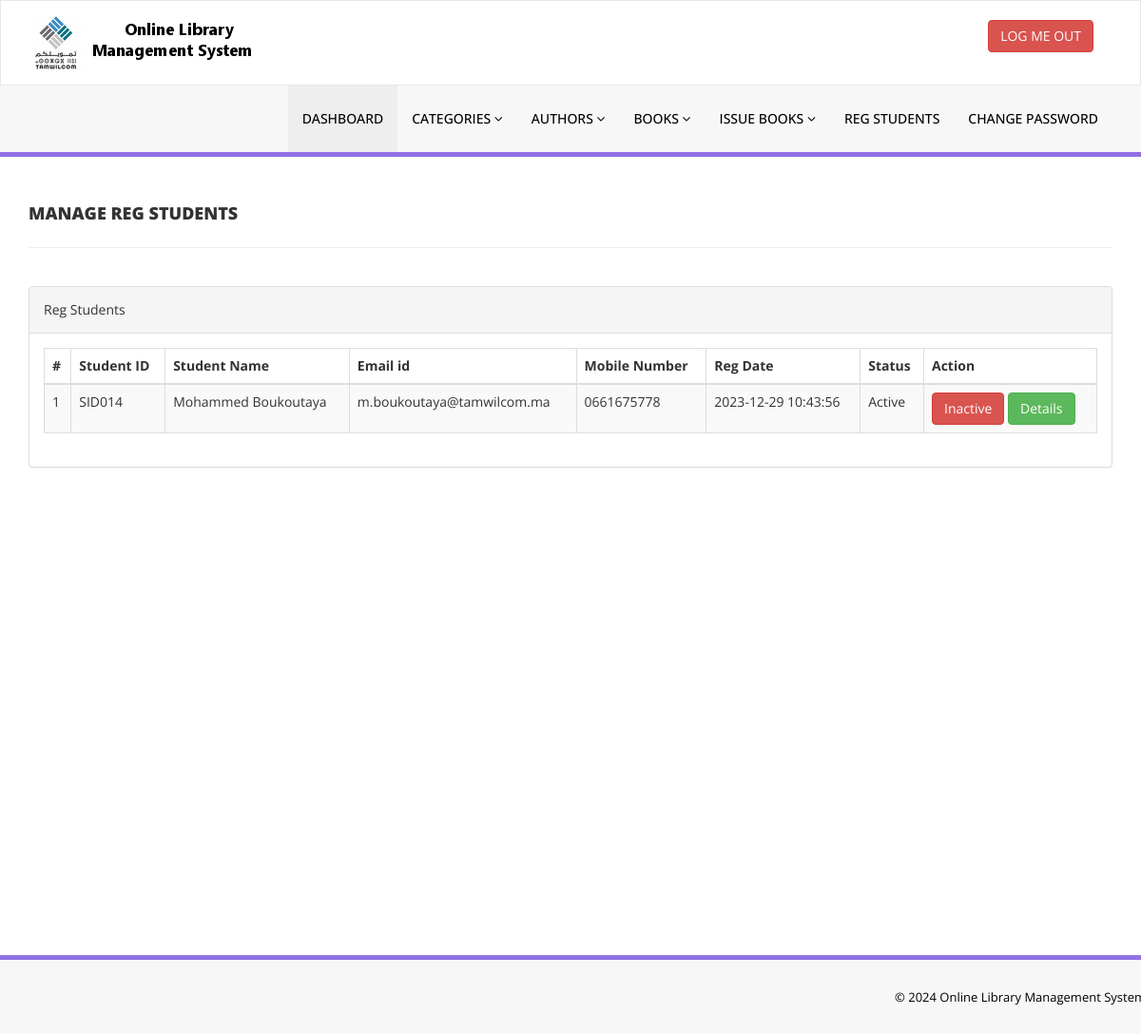
The page /library/admin/reg-students.php (signed in) on the database its author committed.
### tables this page shows
CREATE TABLE `tblstudents` (
  `id` int(11) NOT NULL,
  `StudentId` varchar(100) DEFAULT NULL,
  `FullName` varchar(120) DEFAULT NULL,
  `EmailId` varchar(120) DEFAULT NULL,
  `MobileNumber` char(11) DEFAULT NULL,
  `Password` varchar(120) DEFAULT NULL,
  `Status` int(1) DEFAULT NULL,
  `RegDate` timestamp NULL DEFAULT current_timestamp(),
  `UpdationDate` timestamp NULL DEFAULT NULL ON UPDATE current_timestamp()
);

### library/admin/reg-students.php (the view, shortened to what this page needs)
<?php
include('includes/config.php');
if(strlen($_SESSION['alogin'])==0)
    {
header('location:index.php');
}
else{
    ?>
<!DOCTYPE html>
<html xmlns="http://www.w3.org/1999/xhtml">
<head>
    <link href="assets/css/bootstrap.css" rel="stylesheet" />
    <link href="assets/css/font-awesome.css" rel="stylesheet" />
    <link href="assets/js/dataTables/dataTables.bootstrap.css" rel="stylesheet" />
    <link href="assets/css/style.css" rel="stylesheet" />
</head>
<body>
<?php include('includes/header.php');?>
    <div class="content-wrapper">
         <div class="container">
        <div class="row pad-botm">
            <div class="col-md-12">
                <h4 class="header-line">Manage Reg Students</h4>
    </div>
        </div>
            <div class="row">
                <div class="col-md-12">
                    <div class="panel panel-default">
                        <div class="panel-heading">
                          Reg Students
                        </div>
                        <div class="panel-body">
                            <div class="table-responsive">
                                <table class="table table-striped table-bordered table-hover" id="dataTables-example">
                                    <thead>
                                        <tr>
                                            <th>#</th>
                                            <th>Student ID</th>
                                            <th>Student Name</th>
                                            <th>Email id </th>
                                            <th>Mobile Number</th>
                                            <th>Reg Date</th>
                                            <th>Status</th>
                                            <th>Action</th>
                                        </tr>
                                    </thead>
                                    <tbody>
<?php $sql = "SELECT * from tblstudents";
$query = $dbh -> prepare($sql);
$query->execute();
$results=$query->fetchAll(PDO::FETCH_OBJ);
$cnt=1;
if($query->rowCount() > 0)
{
foreach($results as $result)
{               ?>
                                        <tr class="odd gradeX">
                                            <td class="center"><?php echo htmlentities($cnt);?></td>
                                            <td class="center"><?php echo htmlentities($result->StudentId);?></td>
                                            <td class="center"><?php echo htmlentities($result->FullName);?></td>
                                            <td class="center"><?php echo htmlentities($result->EmailId);?></td>
                                            <td class="center"><?php echo htmlentities($result->MobileNumber);?></td>
                                             <td class="center"><?php echo htmlentities($result->RegDate);?></td>
                                            <td class="center"><?php if($result->Status==1)
                                            {
                                                echo htmlentities("Active");
                                            } else {
                                            echo htmlentities("Blocked");
}
                                            ?></td>
                                            <td class="center">
<?php if($result->Status==1)
 {?>
<a href="reg-students.php?inid=<?php echo htmlentities($result->id);?>" onclick="return confirm('Are you sure you want to block this student?');" >  <button class="btn btn-danger"> Inactive</button>
<?php } else {?>
<a href="reg-students.php?id=<?php echo htmlentities($result->id);?>" onclick="return confirm('Are you sure you want to active this student?');"><button class="btn btn-primary"> Active</button>
                                            <?php } ?>
<a href="student-history.php?stdid=<?php echo htmlentities($result->StudentId);?>"><button class="btn btn-success"> Details</button>
                                            </td>
                                        </tr>
 <?php $cnt=$cnt+1;}} ?>
                                    </tbody>
                                </table>
                            </div>
                        </div>
                    </div>
                </div>
            </div>
    </div>
    </div>
  <?php include('includes/footer.php');?>
</body>
</html>
<?php } ?>

### library/admin/assets/css/style.css (style rules this page uses)
.content-wrapper { margin-top: 40px; min-height:800px; padding-bottom:90px; }
.header-line { font-weight:900; padding-bottom:25px; border-bottom:1px solid #eeeeee; text-transform:uppercase; }
.pad-botm { padding-bottom:30px; }

### rows shown on the page
tblstudents: StudentId "SID014", FullName "Mohammed Boukoutaya", EmailId "m.boukoutaya@tamwilcom.ma", MobileNumber "0661675778", RegDate "2023-12-29 10:43:56"
